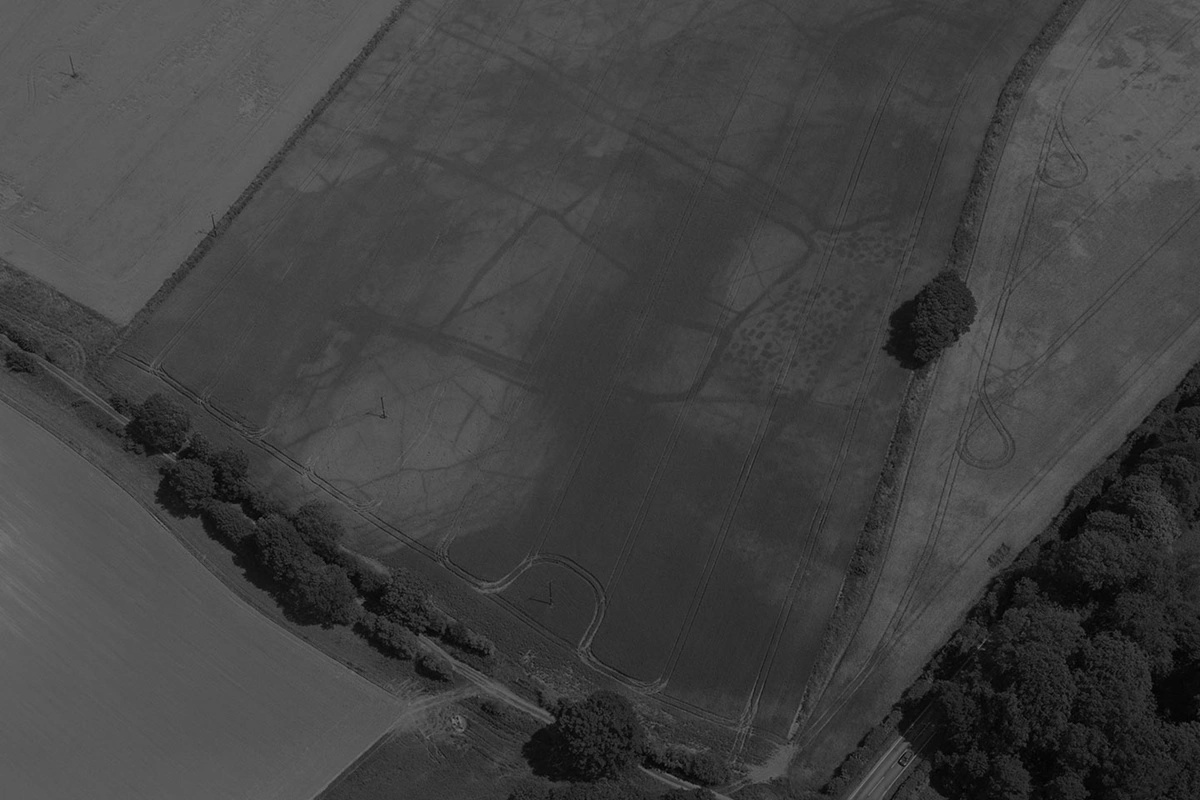
#> input picture Degraded Images/SingContrast 0.5.jpg, 1200 x 800 px
$ python 'Preprocessing - Restoration.py'
#> lines starting #> are read from the running program, lines starting #| are printed output that depends on the picture
import cv2
from cv2 import GaussianBlur
from cv2 import medianBlur
from matplotlib.pyplot import yticks
import numpy as np
import matplotlib.pyplot as plt

img1 = cv2.imread("Degraded Images/SingContrast 0.5.jpg",0)
#> img1 is the input picture: shape (800, 1200); min 0, max 123, mean 65.6
img2 = cv2.imread("Degraded Images/salt-and-pepper.jpg")
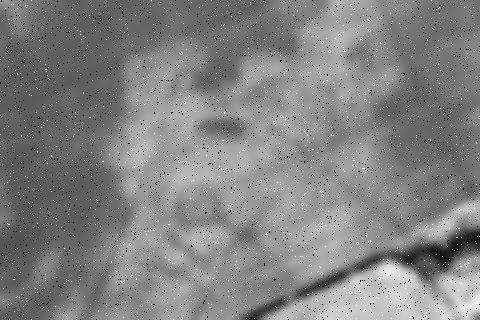
#> input picture Degraded Images/salt-and-pepper.jpg, 480 x 320 px
#> img2 is the input picture: shape (320, 480, 3); min 0, max 255, mean 129.5

equ = cv2.equalizeHist(img1)
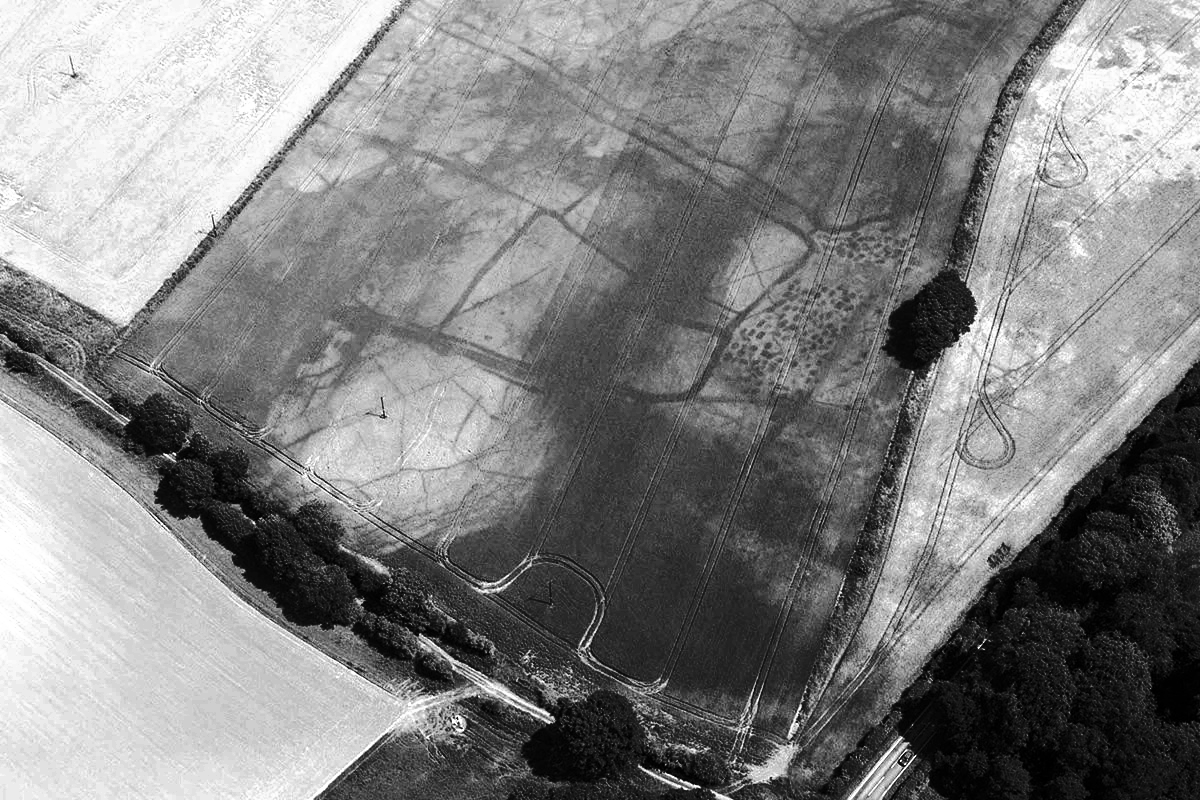
#> equ: shape (800, 1200); min 0, max 255, mean 129.6
#histr = cv2.calcHist([equ],[0],None,[256],[0,256])
filtered1 = medianBlur(img2,7)
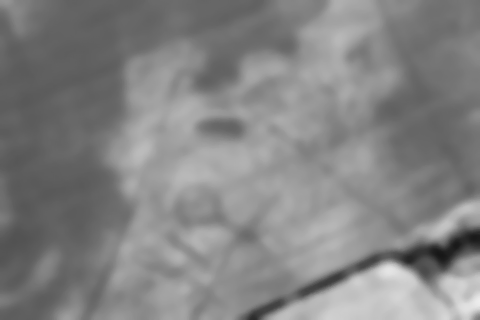
#> filtered1: shape (320, 480, 3); min 23, max 237, mean 131.2
cv2.imwrite("MedianFiltered.jpg", filtered1)
cv2.imwrite("Histogram Equalized.jpg",equ)
#kernel = np.array([[0,-1,0], [-1,5,-1], [0,-1,0]])
#image_sharp = cv2.filter2D(filtered1,-1, kernel)

titles = ["Contrast 0.2","Salt and Pepper image", "Equalized Histogram","Median Filtered"]

images = [img2,filtered1]
for i in range(2):
    plt.subplot(2,2,i+1)
    plt.imshow(images[i])
    plt.title(titles[i])
    plt.xticks([])
    plt.yticks([])

plt.show()
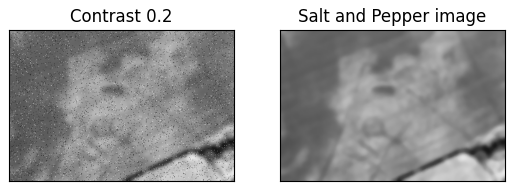
#> figure drawn by matplotlib, 2 panels

cv2.waitKey()
cv2.destroyAllWindows()
